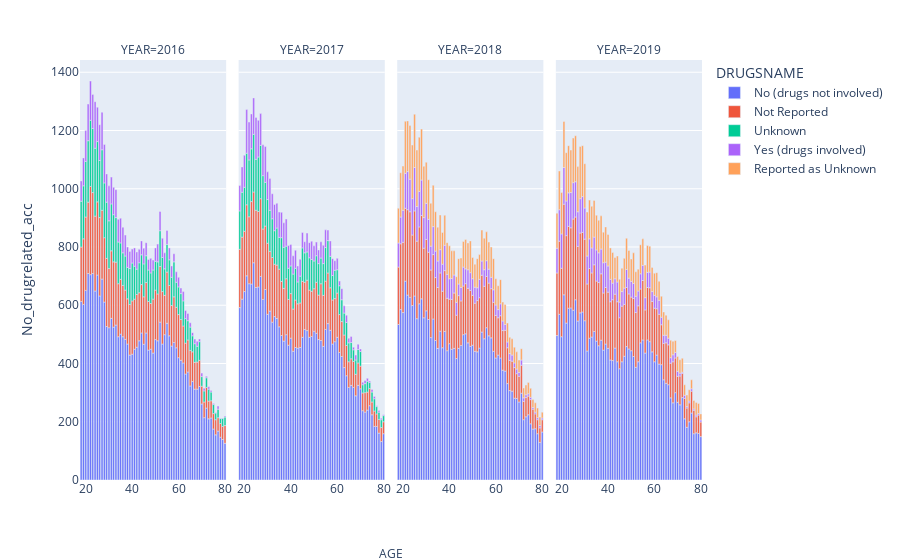

Notebook code cell kept with this figure:
### Code cell
# visualizing the dataframe above

fig = px.bar(drugDriver_accidents, x='AGE', y='No_drugrelated_acc', color='DRUGSNAME', facet_col='YEAR')
fig.for_each_xaxis(lambda x: x.update({'title':''}))

fig.add_annotation(
    showarrow=False,
    xanchor='center',
    xref='paper',
    x=0.5,
    yref='paper',
    y=-0.2,
    text='AGE'
)
fig.show()

### Figure 1 — Plotly figure (JSON) as saved in the notebook; plotly's stock layout.template omitted (floating-point values rounded to 4 significant figures)
{"data": [{"alignmentgroup": "True", "hovertemplate": "DRUGSNAME=No (drugs not involved)<br>YEAR=2016<br>AGE=%{x}<br>No_drugrelated_acc=%{y}<extra></extra>", "legendgroup": "No (drugs not involved)", "marker": {"color": "#636efa", "pattern": {"shape": ""}}, "name": "No (drugs not involved)", "offsetgroup": "No (drugs not involved)", "orientation": "v", "showlegend": true, "textposition": "auto", "type": "bar", "x": [18, 19, 20, 21, 22, 23, 24, 25, 26, 27, 28, 29, 30, 31, 32, 33, 34, 35, 36, 37, 38, 39, 40, 41, 42, 43, 44, 45, 46, 47, 48, 49, 50, 51, 52, 53, 54, 55, 56, 57, 58, 59, 60, 61, 62, 63, 64, 65, 66, 67, 68, 69, 70, 71, 72, 73, 74, 75, 76, 77, 78, 79, 80], "xaxis": "x", "y": [613, 603, 651, 709, 705, 709, 649, 704, 632, 690, 611, 527, 523, 555, 525, 532, 492, 501, 492, 483, 467, 429, 432, 449, 456, 478, 505, 466, 505, 446, 449, 436, 482, 478, 542, 467, 499, 538, 495, 460, 472, 454, 420, 411, 402, 364, 371, 323, 338, 312, 312, 321, 261, 214, 247, 210, 213, 175, 155, 168, 147, 139, 126], "yaxis": "y"}, {"alignmentgroup": "True", "hovertemplate": "DRUGSNAME=No (drugs not involved)<br>YEAR=2017<br>AGE=%{x}<br>No_drugrelated_acc=%{y}<extra></extra>", "legendgroup": "No (drugs not involved)", "marker": {"color": "#636efa", "pattern": {"shape": ""}}, "name": "No (drugs not involved)", "offsetgroup": "No (drugs not involved)", "orientation": "v", "showlegend": false, "textposition": "auto", "type": "bar", "x": [18, 19, 20, 21, 22, 23, 24, 25, 26, 27, 28, 29, 30, 31, 32, 33, 34, 35, 36, 37, 38, 39, 40, 41, 42, 43, 44, 45, 46, 47, 48, 49, 50, 51, 52, 53, 54, 55, 56, 57, 58, 59, 60, 61, 62, 63, 64, 65, 66, 67, 68, 69, 70, 71, 72, 73, 74, 75, 76, 77, 78, 79, 80], "xaxis": "x2", "y": [592, 621, 647, 701, 674, 673, 746, 661, 663, 699, 620, 654, 569, 580, 542, 561, 555, 526, 496, 477, 499, 463, 487, 442, 455, 453, 455, 490, 517, 513, 490, 493, 511, 504, 482, 479, 459, 517, 537, 514, 467, 475, 490, 438, 424, 386, 358, 318, 325, 318, 289, 325, 313, 238, 233, 240, 255, 224, 184, 184, 161, 132, 159], "yaxis": "y2"}, {"alignmentgroup": "True", "hovertemplate": "DRUGSNAME=No (drugs not involved)<br>YEAR=2018<br>AGE=%{x}<br>No_drugrelated_acc=%{y}<extra></extra>", "legendgroup": "No (drugs not involved)", "marker": {"color": "#636efa", "pattern": {"shape": ""}}, "name": "No (drugs not involved)", "offsetgroup": "No (drugs not involved)", "orientation": "v", "showlegend": false, "textposition": "auto", "type": "bar", "x": [18, 19, 20, 21, 22, 23, 24, 25, 26, 27, 28, 29, 30, 31, 32, 33, 34, 35, 36, 37, 38, 39, 40, 41, 42, 43, 44, 45, 46, 47, 48, 49, 50, 51, 52, 53, 54, 55, 56, 57, 58, 59, 60, 61, 62, 63, 64, 65, 66, 67, 68, 69, 70, 71, 72, 73, 74, 75, 76, 77, 78, 79, 80], "xaxis": "x3", "y": [534, 585, 575, 683, 635, 627, 599, 632, 554, 605, 622, 557, 581, 551, 489, 553, 479, 452, 511, 454, 510, 444, 468, 449, 452, 417, 452, 462, 499, 502, 471, 459, 463, 442, 440, 453, 508, 485, 523, 495, 488, 442, 419, 429, 419, 377, 374, 331, 307, 305, 281, 280, 268, 298, 207, 217, 224, 193, 175, 176, 159, 129, 165], "yaxis": "y3"}, {"alignmentgroup": "True", "hovertemplate": "DRUGSNAME=No (drugs not involved)<br>YEAR=2019<br>AGE=%{x}<br>No_drugrelated_acc=%{y}<extra></extra>", "legendgroup": "No (drugs not involved)", "marker": {"color": "#636efa", "pattern": {"shape": ""}}, "name": "No (drugs not involved)", "offsetgroup": "No (drugs not involved)", "orientation": "v", "showlegend": false, "textposition": "auto", "type": "bar", "x": [18, 19, 20, 21, 22, 23, 24, 25, 26, 27, 28, 29, 30, 31, 32, 33, 34, 35, 36, 37, 38, 39, 40, 41, 42, 43, 44, 45, 46, 47, 48, 49, 50, 51, 52, 53, 54, 55, 56, 57, 58, 59, 60, 61, 62, 63, 64, 65, 66, 67, 68, 69, 70, 71, 72, 73, 74, 75, 76, 77, 78, 79, 80], "xaxis": "x4", "y": [496, 569, 492, 636, 539, 590, 591, 583, 619, 546, 574, 577, 547, 443, 487, 491, 510, 477, 461, 480, 446, 467, 452, 412, 410, 453, 406, 382, 406, 425, 458, 450, 444, 424, 387, 406, 471, 481, 436, 481, 475, 440, 406, 429, 398, 396, 344, 332, 327, 282, 265, 300, 267, 258, 283, 210, 181, 200, 230, 159, 162, 160, 149], "yaxis": "y4"}, {"alignmentgroup": "True", "hovertemplate": "DRUGSNAME=Not Reported<br>YEAR=2016<br>AGE=%{x}<br>No_drugrelated_acc=%{y}<extra></extra>", "legendgroup": "Not Reported", "marker": {"color": "#EF553B", "pattern": {"shape": ""}}, "name": "Not Reported", "offsetgroup": "Not Reported", "orientation": "v", "showlegend": true, "textposition": "auto", "type": "bar", "x": [18, 19, 20, 21, 22, 23, 24, 25, 26, 27, 28, 29, 30, 31, 32, 33, 34, 35, 36, 37, 38, 39, 40, 41, 42, 43, 44, 45, 46, 47, 48, 49, 50, 51, 52, 53, 54, 55, 56, 57, 58, 59, 60, 61, 62, 63, 64, 65, 66, 67, 68, 69, 70, 71, 72, 73, 74, 75, 76, 77, 78, 79, 80], "xaxis": "x", "y": [187, 225, 252, 245, 303, 278, 257, 251, 269, 236, 221, 234, 203, 232, 224, 216, 182, 188, 176, 169, 155, 174, 183, 172, 181, 165, 166, 163, 173, 167, 157, 185, 170, 161, 191, 180, 135, 176, 173, 139, 157, 139, 148, 140, 127, 106, 110, 122, 102, 92, 93, 90, 61, 54, 71, 61, 59, 53, 52, 46, 47, 45, 61], "yaxis": "y"}, {"alignmentgroup": "True", "hovertemplate": "DRUGSNAME=Not Reported<br>YEAR=2017<br>AGE=%{x}<br>No_drugrelated_acc=%{y}<extra></extra>", "legendgroup": "Not Reported", "marker": {"color": "#EF553B", "pattern": {"shape": ""}}, "name": "Not Reported", "offsetgroup": "Not Reported", "orientation": "v", "showlegend": false, "textposition": "auto", "type": "bar", "x": [18, 19, 20, 21, 22, 23, 24, 25, 26, 27, 28, 29, 30, 31, 32, 33, 34, 35, 36, 37, 38, 39, 40, 41, 42, 43, 44, 45, 46, 47, 48, 49, 50, 51, 52, 53, 54, 55, 56, 57, 58, 59, 60, 61, 62, 63, 64, 65, 66, 67, 68, 69, 70, 71, 72, 73, 74, 75, 76, 77, 78, 79, 80], "xaxis": "x2", "y": [200, 213, 207, 244, 230, 283, 243, 265, 259, 267, 242, 218, 244, 205, 222, 180, 183, 198, 186, 181, 192, 157, 153, 145, 163, 152, 153, 192, 162, 173, 162, 155, 146, 175, 153, 195, 175, 166, 174, 146, 151, 148, 152, 130, 120, 112, 104, 88, 91, 89, 74, 77, 78, 61, 67, 62, 59, 44, 53, 43, 47, 48, 41], "yaxis": "y2"}, {"alignmentgroup": "True", "hovertemplate": "DRUGSNAME=Not Reported<br>YEAR=2018<br>AGE=%{x}<br>No_drugrelated_acc=%{y}<extra></extra>", "legendgroup": "Not Reported", "marker": {"color": "#EF553B", "pattern": {"shape": ""}}, "name": "Not Reported", "offsetgroup": "Not Reported", "orientation": "v", "showlegend": false, "textposition": "auto", "type": "bar", "x": [18, 19, 20, 21, 22, 23, 24, 25, 26, 27, 28, 29, 30, 31, 32, 33, 34, 35, 36, 37, 38, 39, 40, 41, 42, 43, 44, 45, 46, 47, 48, 49, 50, 51, 52, 53, 54, 55, 56, 57, 58, 59, 60, 61, 62, 63, 64, 65, 66, 67, 68, 69, 70, 71, 72, 73, 74, 75, 76, 77, 78, 79, 80], "xaxis": "x3", "y": [197, 226, 241, 250, 293, 294, 242, 292, 266, 264, 286, 239, 245, 231, 232, 221, 216, 209, 200, 194, 209, 180, 153, 171, 190, 149, 181, 153, 167, 172, 187, 192, 171, 165, 176, 173, 195, 180, 176, 181, 169, 168, 146, 128, 145, 136, 140, 123, 104, 103, 105, 85, 88, 96, 63, 66, 64, 83, 68, 51, 48, 50, 42], "yaxis": "y3"}, {"alignmentgroup": "True", "hovertemplate": "DRUGSNAME=Not Reported<br>YEAR=2019<br>AGE=%{x}<br>No_drugrelated_acc=%{y}<extra></extra>", "legendgroup": "Not Reported", "marker": {"color": "#EF553B", "pattern": {"shape": ""}}, "name": "Not Reported", "offsetgroup": "Not Reported", "orientation": "v", "showlegend": false, "textposition": "auto", "type": "bar", "x": [18, 19, 20, 21, 22, 23, 24, 25, 26, 27, 28, 29, 30, 31, 32, 33, 34, 35, 36, 37, 38, 39, 40, 41, 42, 43, 44, 45, 46, 47, 48, 49, 50, 51, 52, 53, 54, 55, 56, 57, 58, 59, 60, 61, 62, 63, 64, 65, 66, 67, 68, 69, 70, 71, 72, 73, 74, 75, 76, 77, 78, 79, 80], "xaxis": "x4", "y": [215, 251, 235, 311, 300, 281, 275, 313, 284, 256, 274, 273, 280, 230, 239, 220, 229, 206, 217, 228, 196, 194, 193, 200, 209, 185, 206, 175, 191, 178, 203, 189, 184, 199, 188, 192, 185, 204, 148, 180, 185, 173, 184, 159, 171, 137, 125, 139, 137, 119, 141, 119, 89, 99, 83, 70, 66, 65, 75, 80, 55, 63, 50], "yaxis": "y4"}, {"alignmentgroup": "True", "hovertemplate": "DRUGSNAME=Unknown<br>YEAR=2016<br>AGE=%{x}<br>No_drugrelated_acc=%{y}<extra></extra>", "legendgroup": "Unknown", "marker": {"color": "#00cc96", "pattern": {"shape": ""}}, "name": "Unknown", "offsetgroup": "Unknown", "orientation": "v", "showlegend": true, "textposition": "auto", "type": "bar", "x": [18, 19, 20, 21, 22, 23, 24, 25, 26, 27, 28, 29, 30, 31, 32, 33, 34, 35, 36, 37, 38, 39, 40, 41, 42, 43, 44, 45, 46, 47, 48, 49, 50, 51, 52, 53, 54, 55, 56, 57, 58, 59, 60, 61, 62, 63, 64, 65, 66, 67, 68, 69, 70, 71, 72, 73, 74, 75, 76, 77, 78, 79, 80], "xaxis": "x", "y": [157, 182, 191, 211, 227, 220, 233, 207, 196, 208, 188, 193, 164, 161, 162, 153, 143, 125, 112, 117, 108, 123, 130, 113, 87, 103, 102, 113, 92, 108, 105, 100, 99, 110, 123, 117, 91, 95, 88, 97, 120, 86, 95, 89, 86, 84, 66, 80, 55, 64, 54, 64, 33, 38, 33, 41, 30, 31, 23, 29, 17, 28, 29], "yaxis": "y"}, {"alignmentgroup": "True", "hovertemplate": "DRUGSNAME=Unknown<br>YEAR=2017<br>AGE=%{x}<br>No_drugrelated_acc=%{y}<extra></extra>", "legendgroup": "Unknown", "marker": {"color": "#00cc96", "pattern": {"shape": ""}}, "name": "Unknown", "offsetgroup": "Unknown", "orientation": "v", "showlegend": false, "textposition": "auto", "type": "bar", "x": [18, 19, 20, 21, 22, 23, 24, 25, 26, 27, 28, 29, 30, 31, 32, 33, 34, 35, 36, 37, 38, 39, 40, 41, 42, 43, 44, 45, 46, 47, 48, 49, 50, 51, 52, 53, 54, 55, 56, 57, 58, 59, 60, 61, 62, 63, 64, 65, 66, 67, 68, 69, 70, 71, 72, 73, 74, 75, 76, 77, 78, 79, 80], "xaxis": "x2", "y": [132, 154, 151, 177, 195, 181, 198, 175, 187, 183, 183, 150, 150, 141, 133, 115, 127, 109, 150, 141, 112, 107, 95, 120, 109, 75, 92, 115, 101, 97, 111, 109, 95, 91, 108, 88, 109, 115, 111, 108, 84, 97, 80, 99, 75, 75, 79, 65, 56, 40, 49, 46, 50, 28, 31, 37, 21, 34, 42, 25, 25, 27, 21], "yaxis": "y2"}, {"alignmentgroup": "True", "hovertemplate": "DRUGSNAME=Yes (drugs involved)<br>YEAR=2016<br>AGE=%{x}<br>No_drugrelated_acc=%{y}<extra></extra>", "legendgroup": "Yes (drugs involved)", "marker": {"color": "#ab63fa", "pattern": {"shape": ""}}, "name": "Yes (drugs involved)", "offsetgroup": "Yes (drugs involved)", "orientation": "v", "showlegend": true, "textposition": "auto", "type": "bar", "x": [18, 19, 20, 21, 22, 23, 24, 25, 26, 27, 28, 29, 30, 31, 32, 33, 34, 35, 36, 37, 38, 39, 40, 41, 42, 43, 44, 45, 46, 47, 48, 49, 50, 51, 52, 53, 54, 55, 56, 57, 58, 59, 60, 61, 62, 63, 64, 65, 66, 67, 68, 69, 70, 71, 72, 73, 74, 75, 76, 77, 78, 79, 80], "xaxis": "x", "y": [70, 96, 106, 126, 135, 117, 160, 118, 123, 129, 132, 97, 120, 92, 94, 96, 78, 85, 88, 72, 70, 59, 48, 63, 59, 46, 48, 54, 45, 36, 50, 34, 46, 61, 66, 66, 55, 48, 41, 39, 28, 36, 33, 19, 32, 28, 25, 15, 11, 16, 17, 9, 12, 9, 5, 8, 5, 4, 2, 11, 2, 1, 4], "yaxis": "y"}, {"alignmentgroup": "True", "hovertemplate": "DRUGSNAME=Yes (drugs involved)<br>YEAR=2017<br>AGE=%{x}<br>No_drugrelated_acc=%{y}<extra></extra>", "legendgroup": "Yes (drugs involved)", "marker": {"color": "#ab63fa", "pattern": {"shape": ""}}, "name": "Yes (drugs involved)", "offsetgroup": "Yes (drugs involved)", "orientation": "v", "showlegend": false, "textposition": "auto", "type": "bar", "x": [18, 19, 20, 21, 22, 23, 24, 25, 26, 27, 28, 29, 30, 31, 32, 33, 34, 35, 36, 37, 38, 39, 40, 41, 42, 43, 44, 45, 46, 47, 48, 49, 50, 51, 52, 53, 54, 55, 56, 57, 58, 59, 60, 61, 62, 63, 64, 65, 66, 67, 68, 69, 70, 71, 72, 73, 74, 75, 76, 77, 78, 79, 80], "xaxis": "x2", "y": [87, 87, 110, 150, 130, 120, 125, 144, 126, 109, 106, 123, 95, 109, 86, 90, 85, 87, 87, 84, 93, 78, 74, 63, 62, 55, 58, 53, 38, 65, 52, 63, 52, 47, 47, 56, 63, 61, 36, 53, 58, 33, 39, 16, 38, 25, 25, 16, 21, 9, 17, 18, 9, 9, 11, 10, 5, 9, 8, 3, 6, 5, 3], "yaxis": "y2"}, {"alignmentgroup": "True", "hovertemplate": "DRUGSNAME=Yes (drugs involved)<br>YEAR=2018<br>AGE=%{x}<br>No_drugrelated_acc=%{y}<extra></extra>", "legendgroup": "Yes (drugs involved)", "marker": {"color": "#ab63fa", "pattern": {"shape": ""}}, "name": "Yes (drugs involved)", "offsetgroup": "Yes (drugs involved)", "orientation": "v", "showlegend": false, "textposition": "auto", "type": "bar", "x": [18, 19, 20, 21, 22, 23, 24, 25, 26, 27, 28, 29, 30, 31, 32, 33, 34, 35, 36, 37, 38, 39, 40, 41, 42, 43, 44, 45, 46, 47, 48, 49, 50, 51, 52, 53, 54, 55, 56, 57, 58, 59, 60, 61, 62, 63, 64, 65, 66, 67, 68, 69, 70, 71, 72, 73, 74, 75, 76, 77, 78, 79, 80], "xaxis": "x3", "y": [83, 92, 110, 120, 131, 112, 125, 149, 119, 122, 122, 105, 124, 113, 82, 96, 91, 91, 80, 93, 87, 82, 70, 72, 62, 44, 40, 46, 65, 51, 64, 61, 57, 55, 44, 63, 49, 57, 54, 48, 39, 43, 36, 28, 41, 33, 20, 20, 23, 21, 16, 16, 13, 18, 12, 10, 8, 8, 6, 6, 7, 8, 6], "yaxis": "y3"}, {"alignmentgroup": "True", "hovertemplate": "DRUGSNAME=Yes (drugs involved)<br>YEAR=2019<br>AGE=%{x}<br>No_drugrelated_acc=%{y}<extra></extra>", "legendgroup": "Yes (drugs involved)", "marker": {"color": "#ab63fa", "pattern": {"shape": ""}}, "name": "Yes (drugs involved)", "offsetgroup": "Yes (drugs involved)", "orientation": "v", "showlegend": false, "textposition": "auto", "type": "bar", "x": [18, 19, 20, 21, 22, 23, 24, 25, 26, 27, 28, 29, 30, 31, 32, 33, 34, 35, 36, 37, 38, 39, 40, 41, 42, 43, 44, 45, 46, 47, 48, 49, 50, 51, 52, 53, 54, 55, 56, 57, 58, 59, 60, 61, 62, 63, 64, 65, 66, 67, 68, 69, 70, 71, 72, 73, 74, 75, 76, 77, 78, 79, 80], "xaxis": "x4", "y": [85, 108, 118, 126, 119, 115, 121, 125, 121, 119, 118, 123, 107, 96, 102, 86, 95, 107, 102, 85, 104, 87, 90, 77, 57, 53, 68, 54, 50, 56, 62, 54, 54, 52, 56, 51, 52, 52, 42, 52, 54, 34, 44, 41, 48, 26, 28, 26, 23, 19, 24, 19, 17, 10, 4, 11, 5, 6, 8, 5, 6, 5, 7], "yaxis": "y4"}, {"alignmentgroup": "True", "hovertemplate": "DRUGSNAME=Reported as Unknown<br>YEAR=2018<br>AGE=%{x}<br>No_drugrelated_acc=%{y}<extra></extra>", "legendgroup": "Reported as Unknown", "marker": {"color": "#FFA15A", "pattern": {"shape": ""}}, "name": "Reported as Unknown", "offsetgroup": "Reported as Unknown", "orientation": "v", "showlegend": true, "textposition": "auto", "type": "bar", "x": [18, 19, 20, 21, 22, 23, 24, 25, 26, 27, 28, 29, 30, 31, 32, 33, 34, 35, 36, 37, 38, 39, 40, 41, 42, 43, 44, 45, 46, 47, 48, 49, 50, 51, 52, 53, 54, 55, 56, 57, 58, 59, 60, 61, 62, 63, 64, 65, 66, 67, 68, 69, 70, 71, 72, 73, 74, 75, 76, 77, 78, 79, 80], "xaxis": "x3", "y": [119, 152, 152, 179, 174, 184, 184, 183, 194, 186, 175, 176, 141, 136, 147, 142, 135, 116, 119, 109, 103, 109, 113, 95, 83, 88, 87, 101, 88, 101, 92, 109, 73, 79, 100, 85, 106, 108, 99, 93, 104, 107, 90, 82, 83, 65, 69, 65, 56, 56, 54, 59, 43, 39, 34, 33, 39, 31, 27, 32, 33, 29, 20], "yaxis": "y3"}, {"alignmentgroup": "True", "hovertemplate": "DRUGSNAME=Reported as Unknown<br>YEAR=2019<br>AGE=%{x}<br>No_drugrelated_acc=%{y}<extra></extra>", "legendgroup": "Reported as Unknown", "marker": {"color": "#FFA15A", "pattern": {"shape": ""}}, "name": "Reported as Unknown", "offsetgroup": "Reported as Unknown", "orientation": "v", "showlegend": false, "textposition": "auto", "type": "bar", "x": [18, 19, 20, 21, 22, 23, 24, 25, 26, 27, 28, 29, 30, 31, 32, 33, 34, 35, 36, 37, 38, 39, 40, 41, 42, 43, 44, 45, 46, 47, 48, 49, 50, 51, 52, 53, 54, 55, 56, 57, 58, 59, 60, 61, 62, 63, 64, 65, 66, 67, 68, 69, 70, 71, 72, 73, 74, 75, 76, 77, 78, 79, 80], "xaxis": "x4", "y": [120, 133, 142, 158, 166, 162, 146, 153, 158, 155, 179, 175, 152, 151, 133, 143, 126, 119, 112, 114, 105, 121, 108, 108, 105, 73, 89, 78, 80, 102, 107, 95, 77, 105, 84, 75, 100, 91, 112, 92, 89, 83, 76, 83, 65, 72, 80, 69, 63, 60, 46, 41, 51, 46, 48, 36, 40, 39, 31, 29, 43, 35, 21], "yaxis": "y4"}], "layout": {"annotations": [{"showarrow": false, "text": "YEAR=2016", "x": 0.1175, "xanchor": "center", "xref": "paper", "y": 1, "yanchor": "bottom", "yref": "paper"}, {"showarrow": false, "text": "YEAR=2017", "x": 0.3725, "xanchor": "center", "xref": "paper", "y": 1, "yanchor": "bottom", "yref": "paper"}, {"showarrow": false, "text": "YEAR=2018", "x": 0.6275, "xanchor": "center", "xref": "paper", "y": 1, "yanchor": "bottom", "yref": "paper"}, {"showarrow": false, "text": "YEAR=2019", "x": 0.8825, "xanchor": "center", "xref": "paper", "y": 1, "yanchor": "bottom", "yref": "paper"}, {"showarrow": false, "text": "AGE", "x": 0.5, "xanchor": "center", "xref": "paper", "y": -0.2, "yref": "paper"}], "barmode": "relative", "legend": {"title": {"text": "DRUGSNAME"}, "tracegroupgap": 0}, "margin": {"t": 60}, "xaxis": {"anchor": "y", "domain": [0, 0.235], "title": {"text": ""}}, "xaxis2": {"anchor": "y2", "domain": [0.255, 0.49], "matches": "x", "title": {"text": ""}}, "xaxis3": {"anchor": "y3", "domain": [0.51, 0.745], "matches": "x", "title": {"text": ""}}, "xaxis4": {"anchor": "y4", "domain": [0.765, 1.0], "matches": "x", "title": {"text": ""}}, "yaxis": {"anchor": "x", "domain": [0, 1], "title": {"text": "No_drugrelated_acc"}}, "yaxis2": {"anchor": "x2", "domain": [0, 1], "matches": "y", "showticklabels": false}, "yaxis3": {"anchor": "x3", "domain": [0, 1], "matches": "y", "showticklabels": false}, "yaxis4": {"anchor": "x4", "domain": [0, 1], "matches": "y", "showticklabels": false}}}
